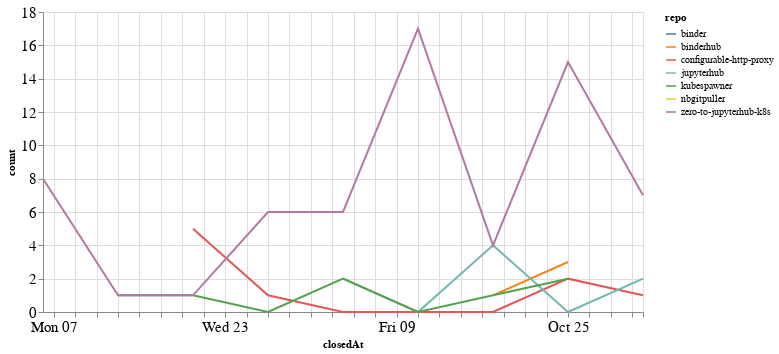

Notebook code cell kept with this figure:
### Code cell
closed_by_time = closed_by.groupby('repo').resample('W', on='closedAt').count()['author'].reset_index()
closed_by_time = closed_by_time.rename(columns={'author': 'count'})

alt.Chart(closed_by_time, width=600).mark_line().encode(
    x='closedAt',
    y='count',
    color='repo',
    tooltip="repo"
)

### Figure 1 — Vega-Lite specification as saved in the notebook (floating-point values rounded to 4 significant figures)
{"config": {"axisLeft": {"labelFontSize": 15}, "axisBottom": {"labelFontSize": 15}}, "data": {"name": "data-daff49993e5235ba5ceed291eeaa8935"}, "mark": "line", "encoding": {"color": {"type": "nominal", "field": "repo"}, "tooltip": {"type": "nominal", "field": "repo"}, "x": {"type": "temporal", "field": "closedAt"}, "y": {"type": "quantitative", "field": "count"}}, "width": 600, "$schema": "https://vega.github.io/schema/vega-lite/v4.8.1.json", "datasets": {"data-daff49993e5235ba5ceed291eeaa8935": [{"repo": "binder", "closedAt": "2020-10-18T00:00:00", "count": 1}, {"repo": "binderhub", "closedAt": "2020-10-18T00:00:00", "count": 1}, {"repo": "binderhub", "closedAt": "2020-10-25T00:00:00", "count": 3}, {"repo": "configurable-http-proxy", "closedAt": "2020-09-20T00:00:00", "count": 5}, {"repo": "configurable-http-proxy", "closedAt": "2020-09-27T00:00:00", "count": 1}, {"repo": "configurable-http-proxy", "closedAt": "2020-10-04T00:00:00", "count": 0}, {"repo": "configurable-http-proxy", "closedAt": "2020-10-11T00:00:00", "count": 0}, {"repo": "configurable-http-proxy", "closedAt": "2020-10-18T00:00:00", "count": 0}, {"repo": "configurable-http-proxy", "closedAt": "2020-10-25T00:00:00", "count": 2}, {"repo": "configurable-http-proxy", "closedAt": "2020-11-01T00:00:00", "count": 1}, {"repo": "jupyterhub", "closedAt": "2020-10-04T00:00:00", "count": 2}, {"repo": "jupyterhub", "closedAt": "2020-10-11T00:00:00", "count": 0}, {"repo": "jupyterhub", "closedAt": "2020-10-18T00:00:00", "count": 4}, {"repo": "jupyterhub", "closedAt": "2020-10-25T00:00:00", "count": 0}, {"repo": "jupyterhub", "closedAt": "2020-11-01T00:00:00", "count": 2}, {"repo": "kubespawner", "closedAt": "2020-09-13T00:00:00", "count": 1}, {"repo": "kubespawner", "closedAt": "2020-09-20T00:00:00", "count": 1}, {"repo": "kubespawner", "closedAt": "2020-09-27T00:00:00", "count": 0}, {"repo": "kubespawner", "closedAt": "2020-10-04T00:00:00", "count": 2}, {"repo": "kubespawner", "closedAt": "2020-10-11T00:00:00", "count": 0}, {"repo": "kubespawner", "closedAt": "2020-10-18T00:00:00", "count": 1}, {"repo": "kubespawner", "closedAt": "2020-10-25T00:00:00", "count": 2}, {"repo": "nbgitpuller", "closedAt": "2020-10-04T00:00:00", "count": 2}, {"repo": "zero-to-jupyterhub-k8s", "closedAt": "2020-09-06T00:00:00", "count": 8}, {"repo": "zero-to-jupyterhub-k8s", "closedAt": "2020-09-13T00:00:00", "count": 1}, {"repo": "zero-to-jupyterhub-k8s", "closedAt": "2020-09-20T00:00:00", "count": 1}, {"repo": "zero-to-jupyterhub-k8s", "closedAt": "2020-09-27T00:00:00", "count": 6}, {"repo": "zero-to-jupyterhub-k8s", "closedAt": "2020-10-04T00:00:00", "count": 6}, {"repo": "zero-to-jupyterhub-k8s", "closedAt": "2020-10-11T00:00:00", "count": 17}, {"repo": "zero-to-jupyterhub-k8s", "closedAt": "2020-10-18T00:00:00", "count": 4}, {"repo": "zero-to-jupyterhub-k8s", "closedAt": "2020-10-25T00:00:00", "count": 15}, {"repo": "zero-to-jupyterhub-k8s", "closedAt": "2020-11-01T00:00:00", "count": 7}]}}
